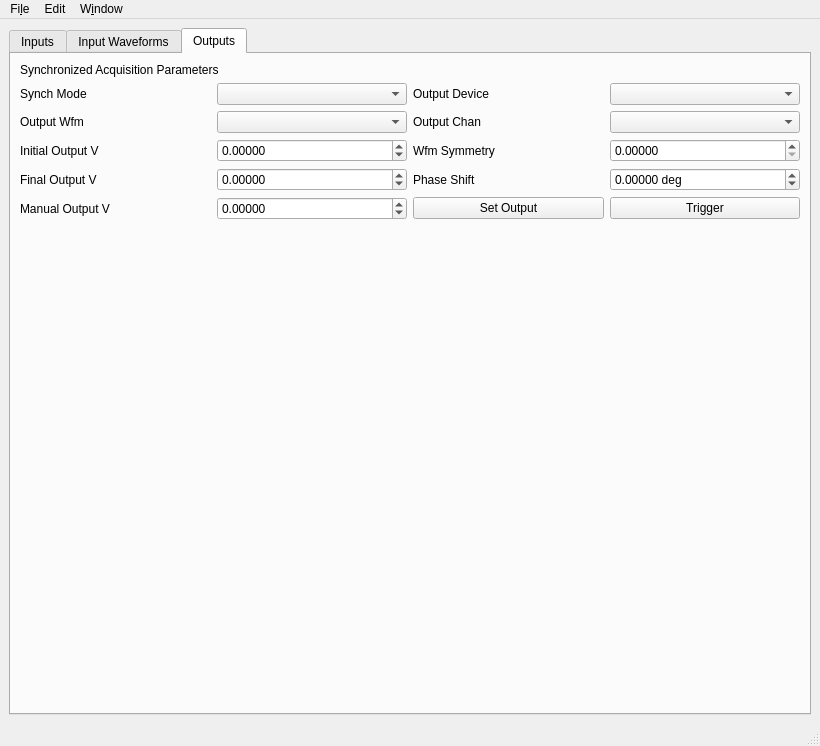
<?xml version="1.0" encoding="UTF-8"?>
<ui version="4.0">
 <class>QxrdExtraIOWindow</class>
 <widget class="QMainWindow" name="QxrdExtraIOWindow">
  <property name="geometry">
   <rect>
    <x>0</x>
    <y>0</y>
    <width>820</width>
    <height>746</height>
   </rect>
  </property>
  <property name="windowTitle">
   <string>MainWindow</string>
  </property>
  <widget class="QWidget" name="centralwidget">
   <layout class="QGridLayout" name="gridLayout_4">
    <item row="0" column="0">
     <widget class="QTabWidget" name="tabWidget">
      <property name="currentIndex">
       <number>2</number>
      </property>
      <widget class="QWidget" name="m_InputsTab">
       <attribute name="title">
        <string>Inputs</string>
       </attribute>
       <layout class="QGridLayout" name="gridLayout_5">
        <item row="0" column="0" colspan="4">
         <layout class="QGridLayout" name="gridLayout_3">
          <item row="0" column="1">
           <widget class="QDoubleSpinBox" name="m_SampleRate">
            <property name="toolTip">
             <string>Select sampling rate for extra input channels
(About 1Khz is probably best)
</string>
            </property>
            <property name="maximum">
             <double>1000000.000000000000000</double>
            </property>
           </widget>
          </item>
          <item row="1" column="0">
           <widget class="QLabel" name="label_2">
            <property name="text">
             <string>Acquisition Delay (sec)</string>
            </property>
           </widget>
          </item>
          <item row="3" column="0" colspan="2">
           <widget class="QTableWidget" name="m_ExtraInputsTable">
            <property name="toolTip">
             <string>Channel Information</string>
            </property>
            <property name="alternatingRowColors">
             <bool>true</bool>
            </property>
            <property name="selectionBehavior">
             <enum>QAbstractItemView::SelectColumns</enum>
            </property>
            <property name="columnCount">
             <number>0</number>
            </property>
           </widget>
          </item>
          <item row="2" column="1">
           <widget class="QComboBox" name="m_AcquisitionDevice"/>
          </item>
          <item row="2" column="0">
           <widget class="QLabel" name="label_3">
            <property name="text">
             <string>Acquisition Device:</string>
            </property>
           </widget>
          </item>
          <item row="1" column="1">
           <widget class="QDoubleSpinBox" name="m_AcquisitionDelay">
            <property name="toolTip">
             <string>Approximate delay between actual exposure end and data available to computer (probably about 0.1 sec)</string>
            </property>
            <property name="decimals">
             <number>3</number>
            </property>
            <property name="minimum">
             <double>-0.500000000000000</double>
            </property>
            <property name="maximum">
             <double>0.500000000000000</double>
            </property>
            <property name="singleStep">
             <double>0.010000000000000</double>
            </property>
           </widget>
          </item>
          <item row="0" column="0">
           <widget class="QLabel" name="label">
            <property name="text">
             <string>Sample Rate (samples/sec)</string>
            </property>
           </widget>
          </item>
         </layout>
        </item>
        <item row="1" column="0">
         <widget class="QToolButton" name="m_TestReadout">
          <property name="toolTip">
           <string>Initialize Readout</string>
          </property>
          <property name="text">
           <string>...</string>
          </property>
          <property name="icon">
           <iconset resource="qxrdresources.qrc">
            <normaloff>:/images/view-refresh.png</normaloff>:/images/view-refresh.png</iconset>
          </property>
          <property name="iconSize">
           <size>
            <width>24</width>
            <height>24</height>
           </size>
          </property>
         </widget>
        </item>
        <item row="1" column="1">
         <spacer name="horizontalSpacer">
          <property name="orientation">
           <enum>Qt::Horizontal</enum>
          </property>
          <property name="sizeHint" stdset="0">
           <size>
            <width>40</width>
            <height>20</height>
           </size>
          </property>
         </spacer>
        </item>
        <item row="1" column="2">
         <widget class="QToolButton" name="m_AddChannel">
          <property name="toolTip">
           <string>Add a new channel</string>
          </property>
          <property name="text">
           <string>...</string>
          </property>
          <property name="icon">
           <iconset resource="qxrdresources.qrc">
            <normaloff>:/images/list-add.png</normaloff>:/images/list-add.png</iconset>
          </property>
          <property name="iconSize">
           <size>
            <width>24</width>
            <height>24</height>
           </size>
          </property>
         </widget>
        </item>
        <item row="1" column="3">
         <widget class="QToolButton" name="m_RemoveChannel">
          <property name="toolTip">
           <string>Remove channel</string>
          </property>
          <property name="text">
           <string>...</string>
          </property>
          <property name="icon">
           <iconset resource="qxrdresources.qrc">
            <normaloff>:/images/list-remove.png</normaloff>:/images/list-remove.png</iconset>
          </property>
          <property name="iconSize">
           <size>
            <width>24</width>
            <height>24</height>
           </size>
          </property>
         </widget>
        </item>
       </layout>
      </widget>
      <widget class="QWidget" name="m_InputWaveformsTab">
       <attribute name="title">
        <string>Input Waveforms</string>
       </attribute>
       <layout class="QGridLayout" name="gridLayout_6">
        <item row="0" column="0">
         <widget class="QxrdExtraInputsPlotWidget" name="m_AcquisitionWaveforms" native="true"/>
        </item>
       </layout>
      </widget>
      <widget class="QWidget" name="m_OutputsTab">
       <attribute name="title">
        <string>Outputs</string>
       </attribute>
       <layout class="QGridLayout" name="gridLayout_2">
        <item row="0" column="0">
         <layout class="QGridLayout" name="gridLayout">
          <item row="3" column="0">
           <widget class="QLabel" name="label_11">
            <property name="text">
             <string>Initial Output V</string>
            </property>
           </widget>
          </item>
          <item row="2" column="3">
           <widget class="QComboBox" name="m_SyncAcqOutChan"/>
          </item>
          <item row="1" column="3">
           <widget class="QComboBox" name="m_SyncAcqOutDevice">
            <property name="toolTip">
             <string>Output channel for synchronization waveform</string>
            </property>
           </widget>
          </item>
          <item row="4" column="1">
           <widget class="QDoubleSpinBox" name="m_SyncAcqMaximum">
            <property name="toolTip">
             <string>Output voltage at waveform maximum: range -10V .. 10V
Script property: synchronization.syncAcquisitionMaximum</string>
            </property>
            <property name="keyboardTracking">
             <bool>false</bool>
            </property>
            <property name="decimals">
             <number>5</number>
            </property>
            <property name="minimum">
             <double>-99.000000000000000</double>
            </property>
           </widget>
          </item>
          <item row="2" column="1">
           <widget class="QComboBox" name="m_SyncAcqWfm"/>
          </item>
          <item row="4" column="2">
           <widget class="QLabel" name="label_9">
            <property name="text">
             <string>Phase Shift</string>
            </property>
           </widget>
          </item>
          <item row="1" column="1">
           <widget class="QComboBox" name="m_SyncAcqMode"/>
          </item>
          <item row="3" column="1">
           <widget class="QDoubleSpinBox" name="m_SyncAcqMinimum">
            <property name="toolTip">
             <string>Output voltage at waveform minimum: range -10V .. 10V
Script property: synchronization.syncAcquisitionMinimum</string>
            </property>
            <property name="keyboardTracking">
             <bool>false</bool>
            </property>
            <property name="decimals">
             <number>5</number>
            </property>
            <property name="minimum">
             <double>-99.000000000000000</double>
            </property>
           </widget>
          </item>
          <item row="5" column="1">
           <widget class="QDoubleSpinBox" name="m_ManualOutputVolts">
            <property name="toolTip">
             <string>Output voltage at waveform maximum: range -10V .. 10V
Script property: synchronization.syncAcquisitionMaximum</string>
            </property>
            <property name="keyboardTracking">
             <bool>false</bool>
            </property>
            <property name="decimals">
             <number>5</number>
            </property>
            <property name="minimum">
             <double>-99.000000000000000</double>
            </property>
           </widget>
          </item>
          <item row="2" column="2">
           <widget class="QLabel" name="label_8">
            <property name="text">
             <string>Output Chan</string>
            </property>
           </widget>
          </item>
          <item row="1" column="0">
           <widget class="QLabel" name="label_5">
            <property name="text">
             <string>Synch Mode</string>
            </property>
           </widget>
          </item>
          <item row="5" column="2">
           <widget class="QPushButton" name="m_ManualOutput">
            <property name="toolTip">
             <string>Manually Set Output Voltage</string>
            </property>
            <property name="text">
             <string>Set Output</string>
            </property>
           </widget>
          </item>
          <item row="5" column="0">
           <widget class="QLabel" name="label_10">
            <property name="text">
             <string>Manual Output V</string>
            </property>
           </widget>
          </item>
          <item row="3" column="2">
           <widget class="QLabel" name="label_6">
            <property name="text">
             <string>Wfm Symmetry</string>
            </property>
           </widget>
          </item>
          <item row="0" column="0" colspan="4">
           <widget class="QLabel" name="label_4">
            <property name="text">
             <string>Synchronized Acquisition Parameters</string>
            </property>
           </widget>
          </item>
          <item row="5" column="3">
           <widget class="QPushButton" name="m_ManualTrigger">
            <property name="toolTip">
             <string>Manually trigger the output waveform generator</string>
            </property>
            <property name="text">
             <string>Trigger</string>
            </property>
           </widget>
          </item>
          <item row="4" column="0">
           <widget class="QLabel" name="label_13">
            <property name="text">
             <string>Final Output V</string>
            </property>
           </widget>
          </item>
          <item row="3" column="3">
           <widget class="QDoubleSpinBox" name="m_SyncAcqSymmetry">
            <property name="toolTip">
             <string>Waveform symmetry factor (range -1..+1)
Script property: synchronization.syncAcquisitionSymmetry</string>
            </property>
            <property name="keyboardTracking">
             <bool>false</bool>
            </property>
            <property name="decimals">
             <number>5</number>
            </property>
           </widget>
          </item>
          <item row="4" column="3">
           <widget class="QDoubleSpinBox" name="m_SyncAcqPhaseShift">
            <property name="toolTip">
             <string>Phase shift of synchronization waveform 
- range -360 deg .. 360 deg
Script Property synchronization.syncAcquisitionPhaseShift</string>
            </property>
            <property name="keyboardTracking">
             <bool>false</bool>
            </property>
            <property name="suffix">
             <string> deg</string>
            </property>
            <property name="decimals">
             <number>5</number>
            </property>
            <property name="minimum">
             <double>-360.000000000000000</double>
            </property>
            <property name="maximum">
             <double>360.000000000000000</double>
            </property>
           </widget>
          </item>
          <item row="1" column="2">
           <widget class="QLabel" name="label_7">
            <property name="text">
             <string>Output Device</string>
            </property>
           </widget>
          </item>
          <item row="2" column="0">
           <widget class="QLabel" name="label_12">
            <property name="text">
             <string>Output Wfm</string>
            </property>
           </widget>
          </item>
          <item row="6" column="0" colspan="4">
           <widget class="QxrdExtraOutputsPlotWidget" name="m_WaveformPlot" native="true">
            <property name="sizePolicy">
             <sizepolicy hsizetype="Preferred" vsizetype="Expanding">
              <horstretch>0</horstretch>
              <verstretch>0</verstretch>
             </sizepolicy>
            </property>
           </widget>
          </item>
         </layout>
        </item>
       </layout>
      </widget>
     </widget>
    </item>
   </layout>
  </widget>
  <widget class="QMenuBar" name="menubar">
   <property name="geometry">
    <rect>
     <x>0</x>
     <y>0</y>
     <width>820</width>
     <height>24</height>
    </rect>
   </property>
   <widget class="QMenu" name="m_FileMenu">
    <property name="title">
     <string>Fi&amp;le</string>
    </property>
    <addaction name="actionJunk"/>
   </widget>
   <widget class="QMenu" name="m_EditMenu">
    <property name="title">
     <string>Edit</string>
    </property>
    <addaction name="actionJunk_2"/>
   </widget>
   <widget class="QMenu" name="m_WindowMenu">
    <property name="title">
     <string>W&amp;indow</string>
    </property>
    <addaction name="actionJunk_3"/>
   </widget>
   <addaction name="m_FileMenu"/>
   <addaction name="m_EditMenu"/>
   <addaction name="m_WindowMenu"/>
  </widget>
  <widget class="QStatusBar" name="statusbar"/>
  <action name="actionJunk">
   <property name="text">
    <string>&amp;Junk</string>
   </property>
  </action>
  <action name="actionJunk_2">
   <property name="text">
    <string>&amp;Junk</string>
   </property>
  </action>
  <action name="actionJunk_3">
   <property name="text">
    <string>&amp;Junk</string>
   </property>
  </action>
 </widget>
 <customwidgets>
  <customwidget>
   <class>QxrdExtraInputsPlotWidget</class>
   <extends>QWidget</extends>
   <header>qxrdextrainputsplotwidget.h</header>
   <container>1</container>
  </customwidget>
  <customwidget>
   <class>QxrdExtraOutputsPlotWidget</class>
   <extends>QWidget</extends>
   <header>qxrdextraoutputsplotwidget.h</header>
   <container>1</container>
  </customwidget>
 </customwidgets>
 <resources>
  <include location="qxrdresources.qrc"/>
 </resources>
 <connections/>
</ui>
